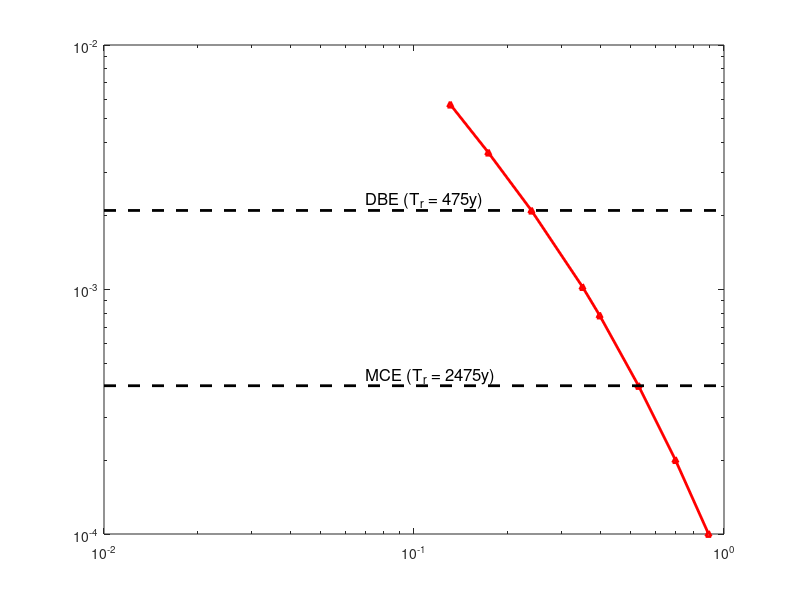

Write MATLAB code to recreate this figure. (Note: this script raises an error after producing the figure.)

clc; clear; close all;

% -----------------------------
% Data
% -----------------------------
% Sa1_IV  = [0.18 0.21 0.23 0.28 0.29 0.35 0.44 0.53];  % Delhi
% Sa1_VI  = [0.33 0.45 0.50 0.60 0.63 0.75 0.94 1.13];  % Guwahati
Sa1_VI = [0.1309 0.1736 0.2392 0.3495 0.3969 0.5299 0.6969 0.8909];
Tr = [175 275 475 975 1275 2475 4975 9975]; % Years
Lambda = (1./Tr);                           % 1/year
idx_DBE = 3;   % Tr = 475 Years
idx_MCE = 6;   % Tr = 2475 Years
lambda_DBE = Lambda(idx_DBE);
lambda_MCE = Lambda(idx_MCE);

% -----------------------------
% Plot
% -----------------------------
figure;
% loglog(Sa1_IV, Lambda, '-^', 'LineWidth', 2, 'MarkerSize', 4, 'Color','b');
loglog(Sa1_VI, Lambda, '-^', 'LineWidth', 2, 'MarkerSize', 4, 'Color','r');
hold on

loglog([1e-2 1], [lambda_DBE lambda_DBE], '--', 'LineWidth', 2, 'Color', 'k');   
loglog([1e-2 1], [lambda_MCE lambda_MCE], '--', 'LineWidth', 2, 'Color', 'k');   
text(0.07, lambda_DBE*1.1, 'DBE (T_r = 475y)', 'FontSize', 12, 'Color', 'k' );
text(0.07, lambda_MCE*1.1, 'MCE (T_r = 2475y)', 'FontSize', 12, 'Color', 'k');
hold off

% -----------------------------
% Apply custom formatting (handles ALL formatting below)
% -----------------------------
sks_figureFormat('paper');  % Sets Times, fonts, LaTeX interpreter, grid, etc.

% -----------------------------
% Labels ONLY (sks_figureFormat handles FontSize, bold, interpreter)
% -----------------------------
xlabel('im (g)');
ylabel('Annual Rate of Exceedance, $\lambda$ (1/Year)');
legend('(Guwahati)','Location','northeast');
% title('Hazard Curves');

% -----------------------------
% Axis limits
% -----------------------------
xlim([1e-2 3]);
ylim([1e-5 1e0]);

% -----------------------------
% Export (sks_figureExport handles everything)
% -----------------------------
sks_figureExport('hazardCurve');
